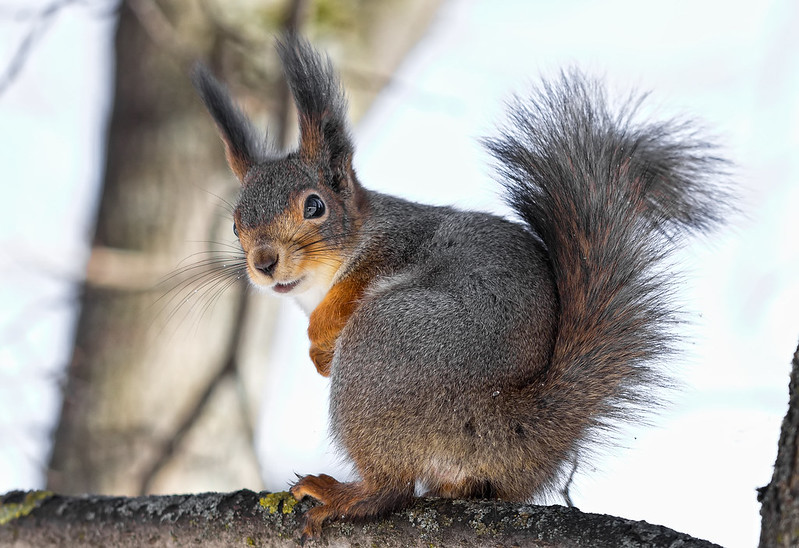
#> input picture resources/fox_squirrel_original.jpg, 799 x 548 px
$ python blurring.py
#> lines starting #> are read from the running program, lines starting #| are printed output that depends on the picture; after the words box and inside, x2 and y2 are one past the last pixel; in counts of white or black regions, pixels touching at a corner belong together; long printed decimals are rounded
#> further down, img is the input picture: shape (548, 799, 3); mean B, G, R 157.1, 160.5, 163.1
### convolution_numpy.py
import numpy as np

from padding import reflect_pad, replicate_pad


def get_output_shape(x, kernel, stride, padding):
#> called with kernel = array of shape (5, 5), stride = (1, 1), padding = (2, 2)
    h, w, *_ = x.shape
#> h = 548; w = 799
    out_h = int(
        (h + 2*padding[0] - (kernel.shape[0] - 1) - 1) / stride[0] + 1
    )
#> out_h = 548
    out_w = int(
        (w + 2*padding[1] - (kernel.shape[1] - 1) - 1) / stride[1] + 1
    )
#> out_w = 799
    return out_h, out_w, *_


def convolve(x, kernel, stride=1, padding=0, padding_mode="replicate"):
    if isinstance(stride, int):
        stride = (stride, stride)
    if isinstance(padding, int):
        padding = (padding, padding)

    out_shape = get_output_shape(
        x, kernel=kernel, stride=stride, padding=padding,
    )
#> out_shape = (548, 799, 3)
    if x.ndim == 3:
        kernel = kernel[..., None].repeat(repeats=out_shape[2], axis=2)
    out = np.zeros(out_shape, dtype=np.float32)
    if padding_mode == "replicate":
        padded_x = replicate_pad(x, padding=padding)
    elif padding_mode == "reflect":
        padded_x = reflect_pad(x, padding=padding)
    for i in range(out_shape[0]):
        for j in range(out_shape[1]):
            x_region = padded_x[
                i*stride[0]: i*stride[0] + kernel.shape[0],
                j*stride[1]: j*stride[1] + kernel.shape[1],
                ...,
            ]
            conv_out = np.sum(x_region*kernel, axis=(0, 1))
            out[i, j, ...] = conv_out
    return out

### padding.py
# reflect_pad
# symmetric_pad

import numpy as np


# [14 lines left out: function constant_pad, not called in this run]


def reflect_pad(x, padding):
#> called with padding = (2, 2)
    if isinstance(padding, int):
        padding = (padding, padding)

    h, w, *_ = x.shape
#> h = 548; w = 799
    padded_x = np.zeros((h + 2*padding[0], w + 2*padding[1], *_), dtype=x.dtype)
    padded_x[padding[0]: padding[0] + h, padding[1]: padding[1] + w] = x
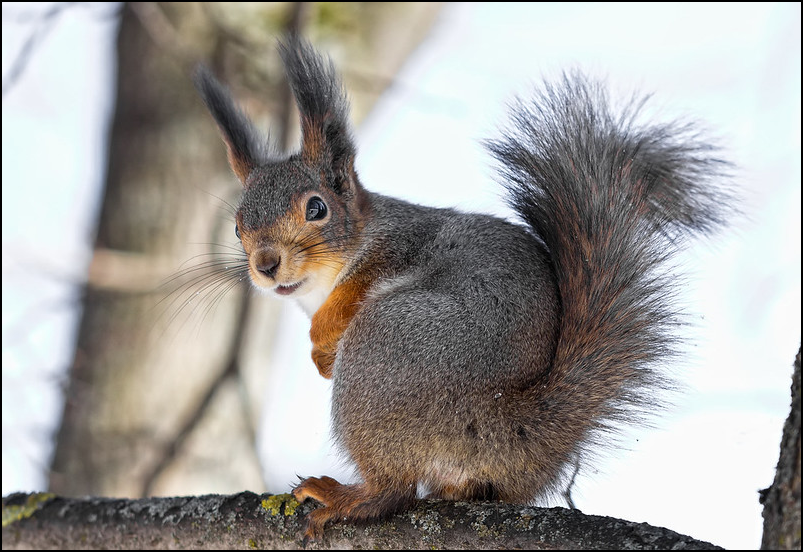
#> padded_x: shape (552, 803, 3); mean B, G, R 155.2, 158.5, 161.2
    padded_x[
        : padding[0], : padding[1], ...,
    ] = x[:: -1, :: -1, ...][-padding[0]:, -padding[1]:, ...]
#> padded_x: shape (552, 803, 3); under 0.01% of pixels changed, all inside (x1, y1, x2, y2) = (0, 0, 2, 2)
    padded_x[
        : padding[0], -padding[1]:, ...,
    ] = x[:: -1, :: -1, ...][-padding[0]:, : padding[1], ...]
#> padded_x: shape (552, 803, 3); mean B, G, R 155.2, 158.5, 161.2
    padded_x[
        -padding[0]:, : padding[1], ...,
    ] = x[:: -1, :: -1, ...][: padding[0], -padding[1]:, ...]
#> padded_x: shape (552, 803, 3); mean B, G, R 155.2, 158.5, 161.2
    padded_x[
        -padding[0]:, -padding[1]:, ...,
    ] = x[:: -1, :: -1, ...][: padding[0], : padding[1], ...]
#> padded_x: shape (552, 803, 3); mean B, G, R 155.2, 158.5, 161.2
    padded_x[
        : padding[0], padding[0]: -padding[1], ...,
    ] = x[:: -1, ...][-padding[0]:, ...]
    padded_x[
        -padding[0]:, padding[0]: -padding[1], ...,
    ] = x[:: -1, ...][: padding[0], ...]
    padded_x[
        padding[0]: -padding[1], : padding[0], ...,
    ] = x[:, :: -1, ...][:, -padding[0]:, ...]
    padded_x[
        padding[0]: -padding[1], -padding[0]:, ...,
    ] = x[:, :: -1, ...][:, : padding[0], ...]
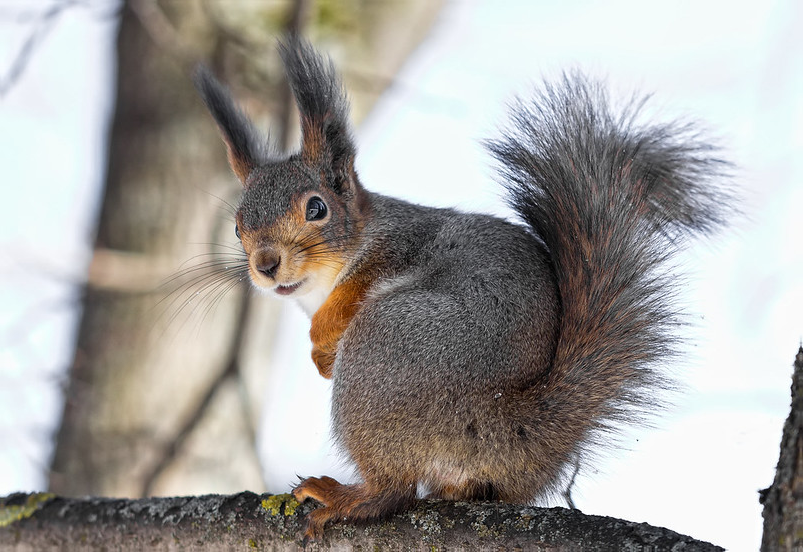
#> padded_x: shape (552, 803, 3); mean B, G, R 157.3, 160.7, 163.4
    return padded_x


# [22 lines left out: function replicate_pad, not called in this run]


# [15 lines that do not run on import are left out]

### blurring.py
import numpy as np

from convolution_numpy import convolve


def get_gaussian_kernel(kernel_size, std):
    assert kernel_size % 2 == 1
    vals = np.arange(
        -kernel_size//2 + 1, kernel_size//2 + 1, dtype=np.float64,
    )
    xs, ys = np.meshgrid(vals, vals)
    kernel = np.exp(-(xs**2 + ys**2) / (2*std**2))
    kernel /= np.sum(kernel)
    return kernel


def gaussian_blur(img, kernel_size, std):
    kernel = get_gaussian_kernel(kernel_size=kernel_size, std=std)
    out = convolve(
        img,
        kernel=kernel,
        padding=(kernel.shape[0]//2, kernel.shape[1]//2),
        padding_mode="reflect",
    )
    return np.clip(out, 0, 255).astype(np.uint8)


if __name__ == "__main__":
    import cv2

    img_path = "./resources/fox_squirrel_original.jpg"
    img = cv2.imread(img_path, cv2.IMREAD_COLOR)

    kernel_size = 5
    std = 3
    out1 = cv2.GaussianBlur(img, ksize=(kernel_size, kernel_size), sigmaX=std)
    out2 = gaussian_blur(img, kernel_size=kernel_size, std=std)
    print(np.abs(out1 - out2).mean()) # 0.99
#| 0.9977

$ run again, with resources/golden_retriever_original.jpg copied over resources/fox_squirrel_original.jpg
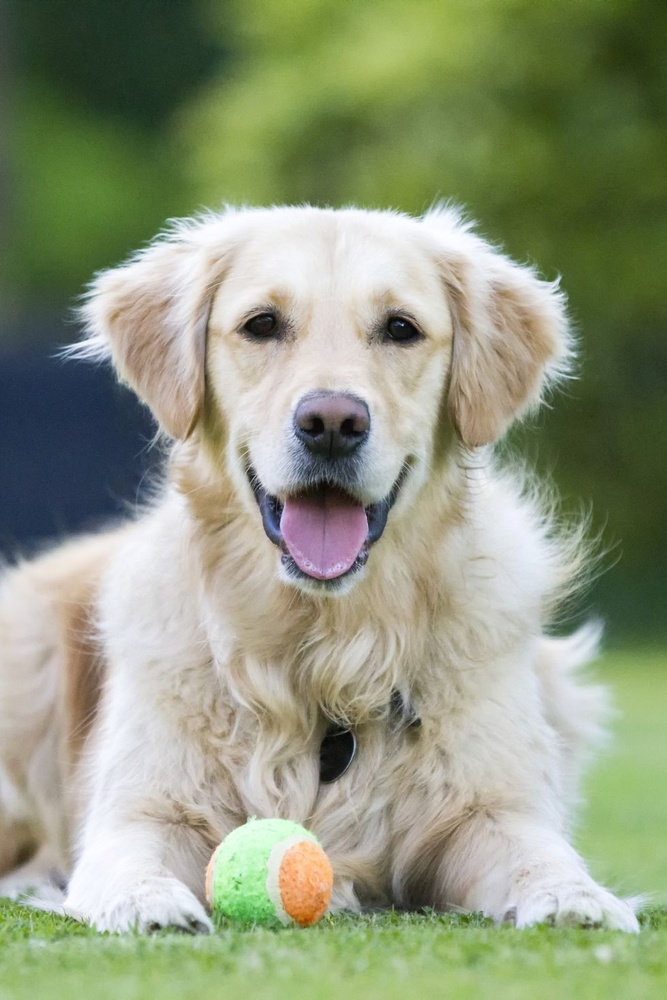
#> input picture resources/golden_retriever_original.jpg, 667 x 1000 px, shrunk from 980 x 1470 before the run
#> img is the input picture: shape (1000, 667, 3); mean B, G, R 126.5, 152.6, 144.6
#> out_shape = (1000, 667, 3)
#> in reflect_pad, `padded_x[padding[0]: padding[0] + h, padding[1]: padding[1] + w] = x`:
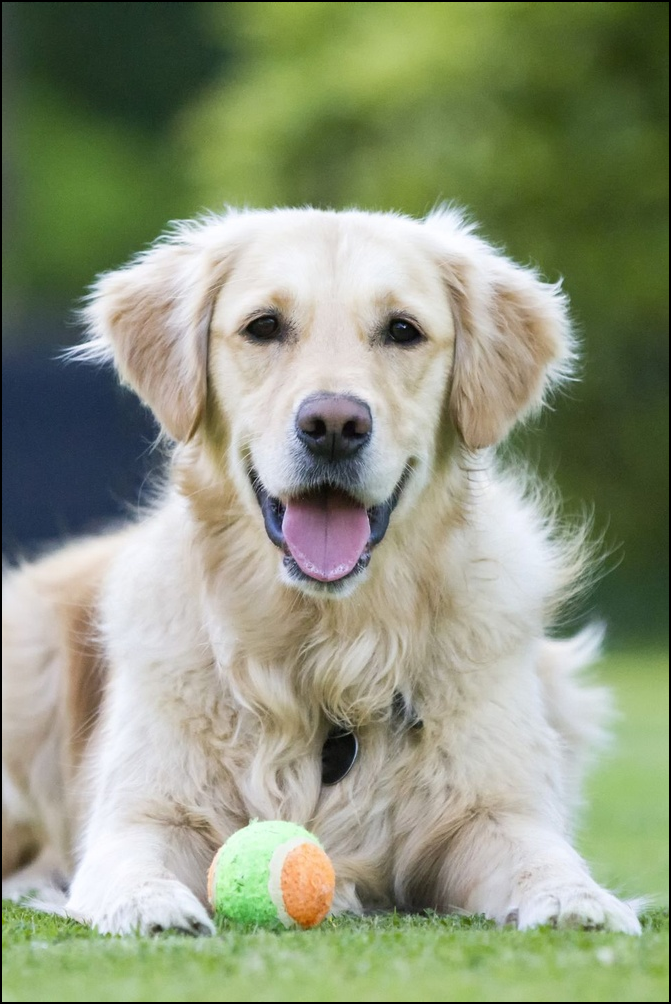
#> padded_x: shape (1004, 671, 3); mean B, G, R 125.2, 151.1, 143.2
#> in reflect_pad, `padded_x[ padding[0]: -padding[1], -padding[0]:, ..., ] = x[:, :: -1, ..`:
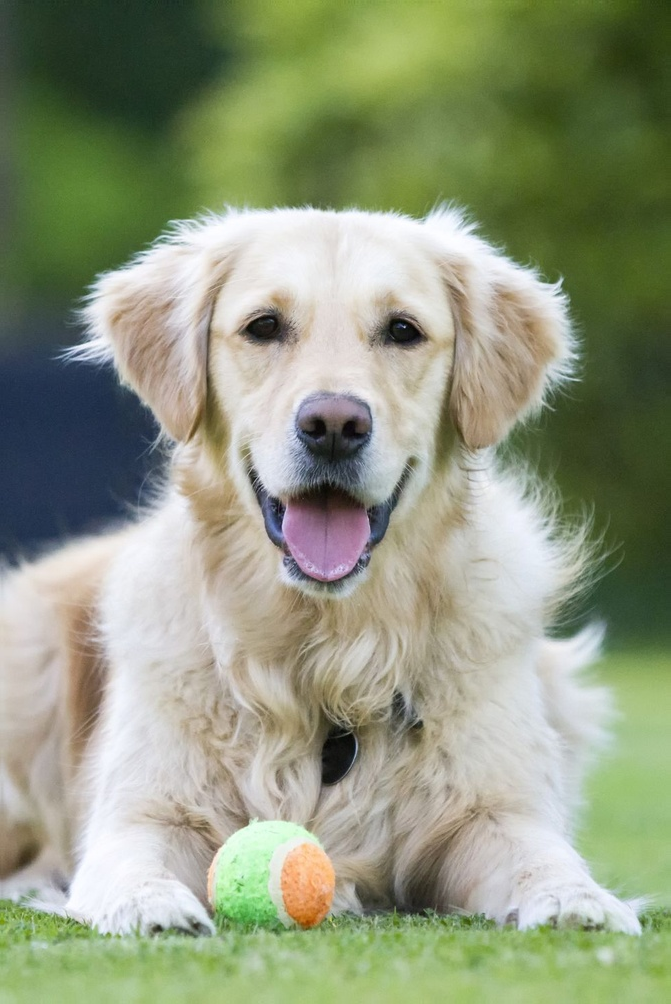
#> padded_x: shape (1004, 671, 3); mean B, G, R 126.1, 152.4, 144.3
#| 0.5624
